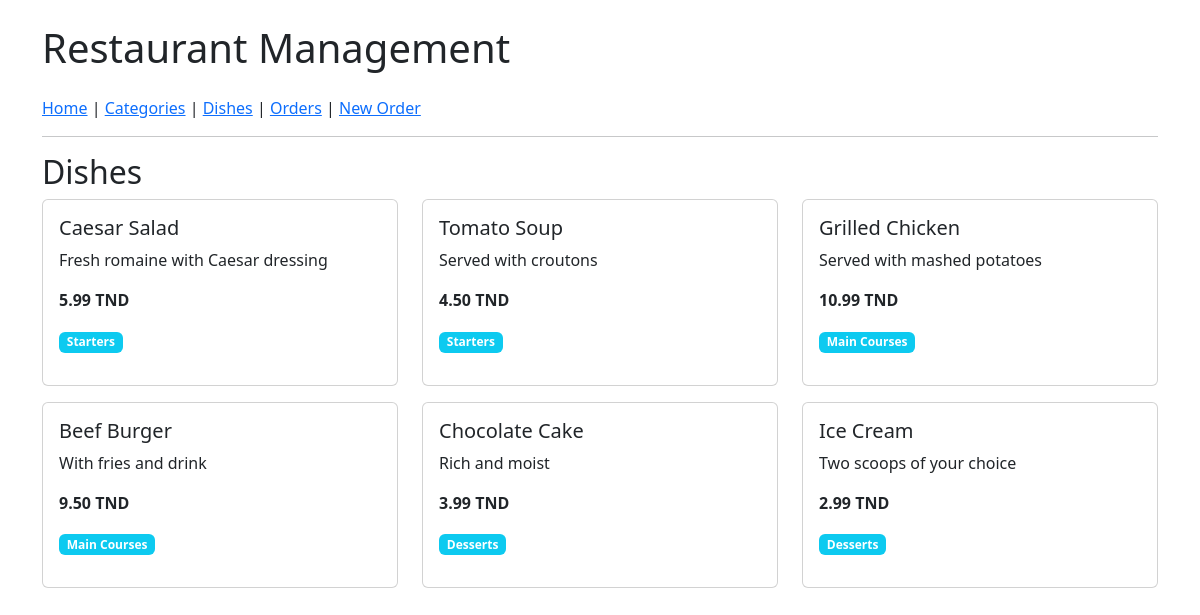
The app's page /dishes/, older data.
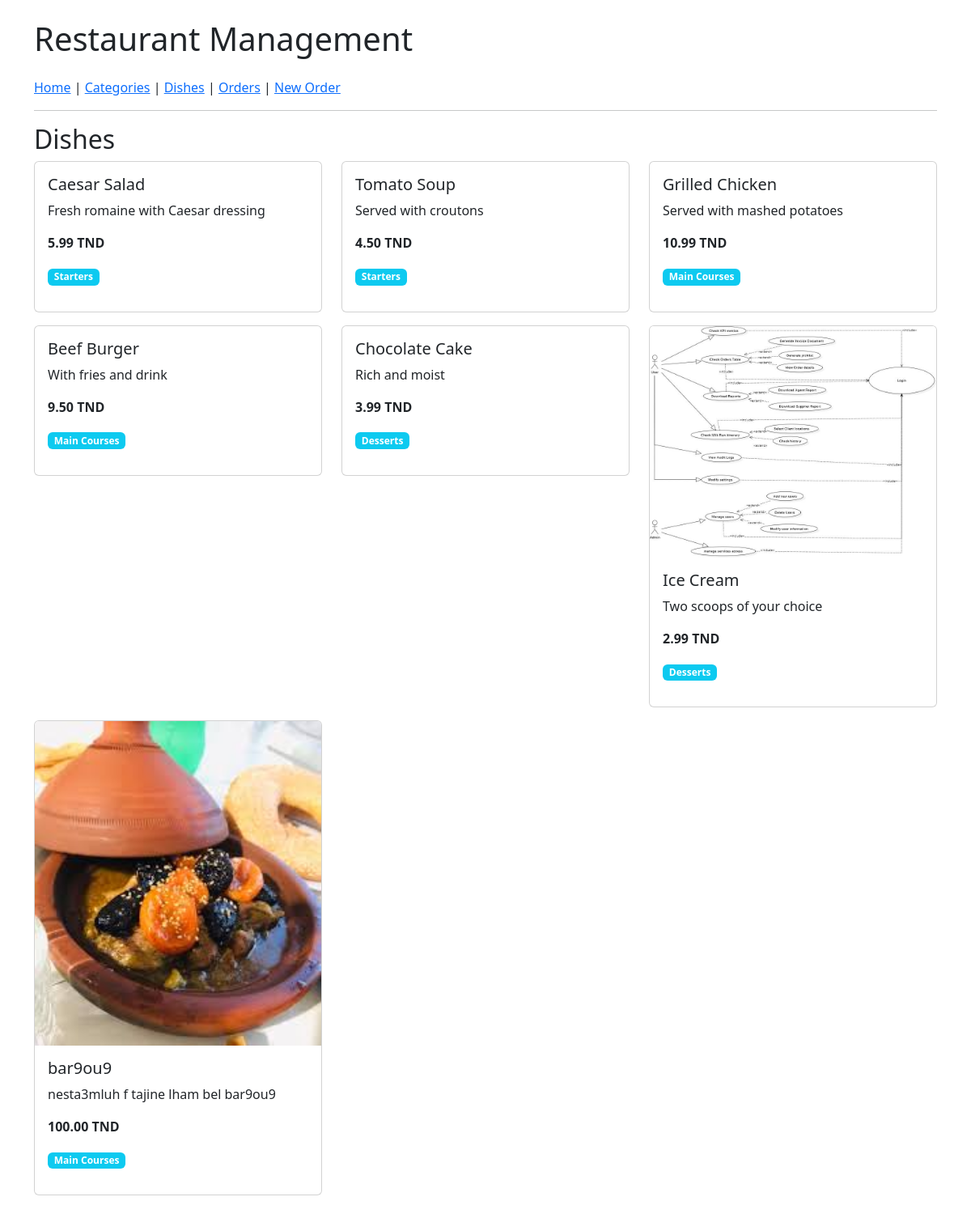
The same page, newer data.
### menu/models.py (models this page shows, shortened)
class Dish(models.Model):
    name = models.CharField(max_length=100)
    price = models.DecimalField(max_digits=6, decimal_places=2)
    description = models.TextField(blank=True)
    image = models.ImageField(upload_to='dish_images/', blank=True, null=True)
    category = models.ForeignKey(Category, on_delete=models.CASCADE, related_name='dishes')

class Category(models.Model):
    name = models.CharField(max_length=100)

### menu/views.py (the view)
# urls.py: path('dishes/', views.DishListView.as_view(), name='dish_list'),
class DishListView(ListView):
    model = Dish
    template_name = 'menu/dish_list.html'
    context_object_name = 'dishes'

### menu/templates/menu/dish_list.html
{% extends 'menu/base.html' %}
{% block content %}
<h2>Dishes</h2>
<div class="row">
    {% for dish in dishes %}
    <div class="col-md-4">
        <div class="card mb-3">
            {% if dish.image %}
            <img src="{{ dish.image.url }}" class="card-img-top" alt="{{ dish.name }}">
            {% endif %}
            <div class="card-body">
                <h5 class="card-title">{{ dish.name }}</h5>
                <p class="card-text">{{ dish.description }}</p>
                <p><strong>{{ dish.price }} TND</strong></p>
                <p><span class="badge bg-info">{{ dish.category.name }}</span></p>
            </div>
        </div>
    </div>
    {% endfor %}
</div>
{% endblock %}

### menu/templates/menu/base.html (shortened to what this page needs)
<!DOCTYPE html>
<html>
<head>
    <link href="https://cdn.jsdelivr.net/npm/bootstrap@5.3.0/dist/css/bootstrap.min.css" rel="stylesheet">
</head>
<body>
<div class="container py-4">
    <h1 class="mb-4">Restaurant Management</h1>
    <nav>
        <a href="{% url 'home' %}">Home</a> |
        <a href="{% url 'category_list' %}">Categories</a> |
        <a href="{% url 'dish_list' %}">Dishes</a> |
        <a href="{% url 'order_list' %}">Orders</a> |
        <a href="{% url 'create_order' %}">New Order</a>
    </nav>
    <hr>
    {% block content %}{% endblock %}
</div>
</body>
</html>

Row changes from the older to the newer data that the page shows:
changed Dish "Ice Cream": image: picture added
added Dish: image (picture), name "bar9ou9", description "nesta3mluh f tajine lham bel bar9ou9", price "100.00", category.name "Main Courses"
